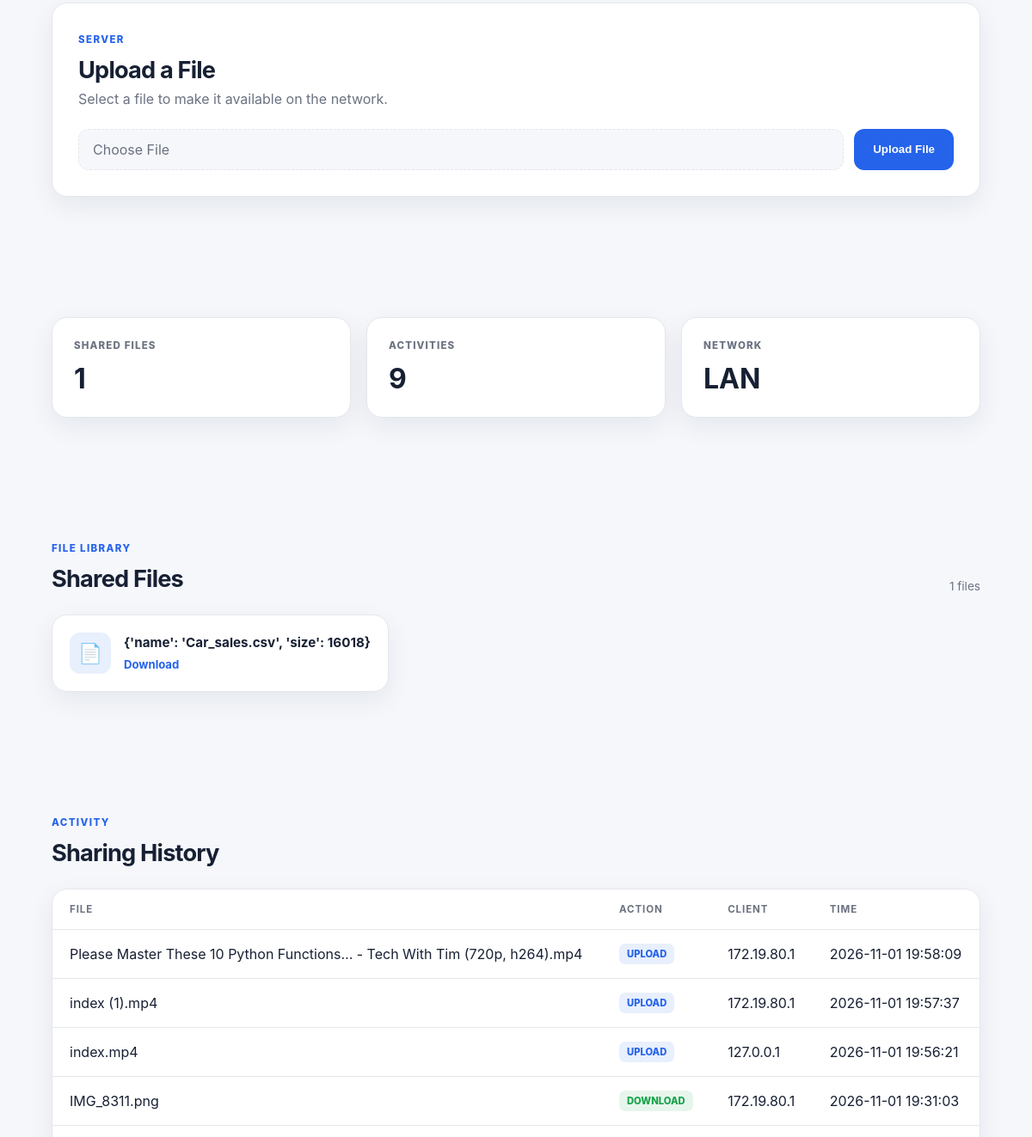
Before: / (middle part) with the older database file.
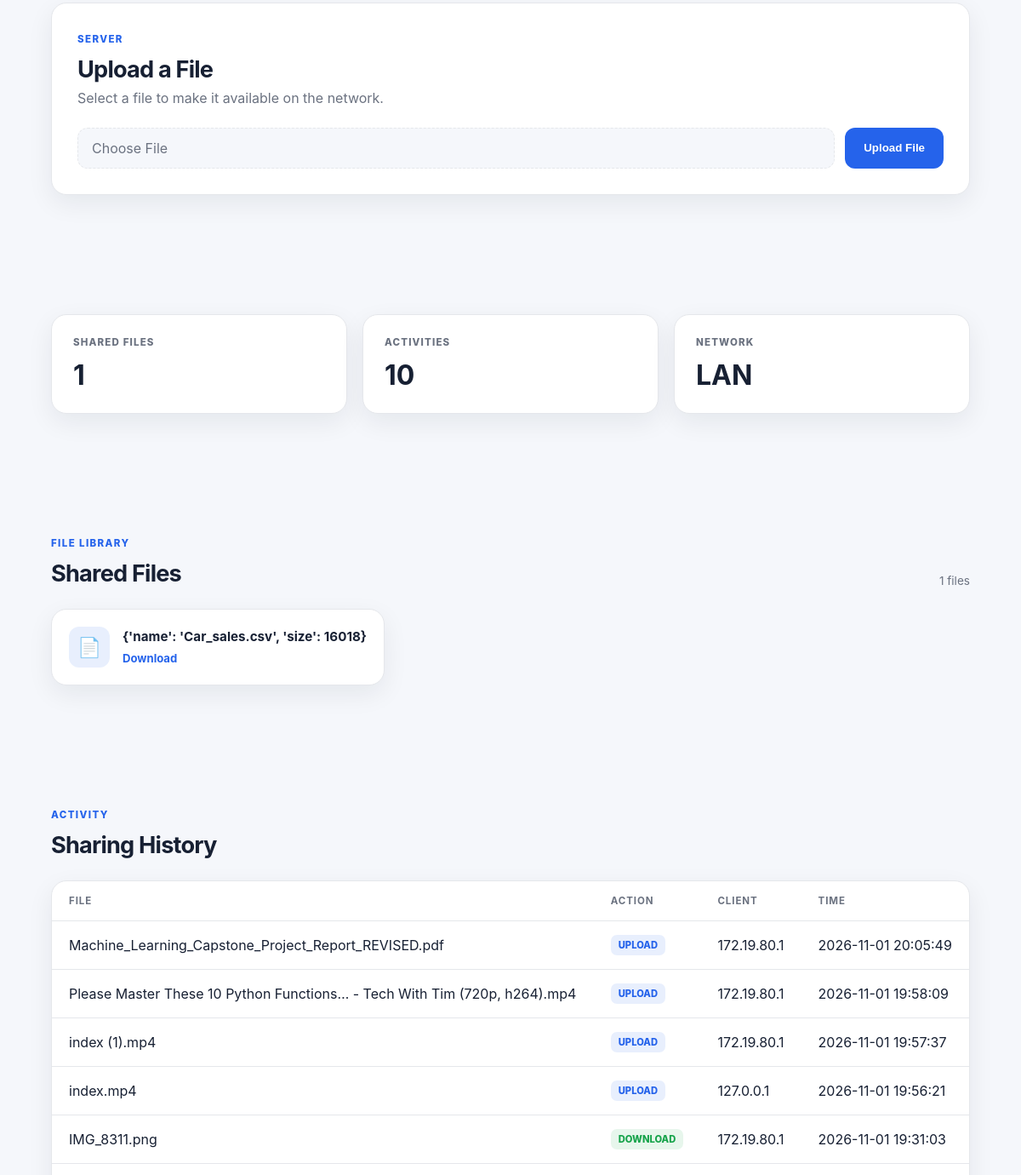
After: the same page with the newer database file.
### tables this page shows
CREATE TABLE history (
            id INTEGER PRIMARY KEY AUTOINCREMENT,
            filename TEXT NOT NULL,
            action TEXT NOT NULL,
            client_ip TEXT NOT NULL,
            timestamp TEXT NOT NULL
        );

### app.py (the view, shortened to what this page needs)
@app.route("/")
def index():
    files = []
    for file_path in SHARED_DIR.iterdir():
        if file_path.is_file():
            files.append({
                "name": file_path.name,
                "size": file_path.stat().st_size,
            })
    client_ip = get_client_ip()
    connection = get_db()
    if is_server():
        history = connection.execute(
            """
            SELECT *
            FROM history
            ORDER BY id DESC
            LIMIT 100
            """
        ).fetchall()
    connection.close()
    return render_template(
        "index.html",
        files=files,
        history=history,
        is_server=is_server(),
    )

### app.py (called while the page is built)
def get_db():
    connection = sqlite3.connect(DATABASE_PATH)
    connection.row_factory = sqlite3.Row
    return connection

def get_client_ip():
    return request.remote_addr or "unknown"

def is_server():
    return get_client_ip() in SERVER_IPS

### templates/index.html (shortened to what the changed rows need)
<!DOCTYPE html>
<html lang="en">
<head>
    <link
        rel="stylesheet"
        href="{{ url_for('static', filename='css/style.css') }}"
    >
</head>
<body>
    <main>
        {% if is_server %}
        <section class="section">
            <div class="upload-card">
                <div class="upload-header">
                    <div>
                        <h2>
                            Upload a File
                        </h2>
                    </div>
                </div>
            </div>
        </section>
        {% endif %}
        <section class="section">
            <div class="stats">
                <div class="stat-card">
                    <span class="stat-label">
                        ACTIVITIES
                    </span>
                    <strong>
                        {{ history|length }}
                    </strong>
                </div>
            </div>
        </section>
        <section
            id="shared-files"
            class="section"
        >
            <div class="section-heading">
                <div>
                    <h2>
                        Shared Files
                    </h2>
                </div>
            </div>
            {% if files %}
            <div class="files-grid">
                {% for file in files %}
                <div class="file-card">
                    <div class="file-icon">
                        📄
                    </div>
                    <div class="file-info">
                        <h3>
                            {{ file }}
                        </h3>
                        <a
                            href="{{ url_for('download_file', filename=file) }}"
                            class="download-button"
                        >
                            Download
                        </a>
                    </div>
                </div>
                {% endfor %}
            </div>
            {% endif %}
        </section>
        <section
            id="history"
            class="section"
        >
            <div class="section-heading">
                <div>
                    <h2>
                        Sharing History
                    </h2>
                </div>
            </div>
            {% if history %}
            <div class="history-container">
                <div class="history-table-wrapper">
                    <table class="history-table">
                        <thead>
                            <tr>
                                <th>
                                    File
                                </th>
                                <th>
                                    Action
                                </th>
                                <th>
                                    Client
                                </th>
                                <th>
                                    Time
                                </th>
                            </tr>
                        </thead>
                        <tbody>
                            {% for item in history %}
                            <tr>
                                <td>
                                    {{ item["filename"] }}
                                </td>
                                <td>
                                    <span
                                        class="action-badge
                                        {% if item['action'] == 'UPLOAD' %}
                                        upload-badge
                                        {% else %}
                                        download-badge
                                        {% endif %}"
                                    >
                                        {{ item["action"] }}
                                    </span>
                                </td>
                                <td>
                                    {{ item["client_ip"] }}
                                </td>
                                <td>
                                    {{ item["timestamp"] }}
                                </td>
                            </tr>
                            {% endfor %}
                        </tbody>
                    </table>
                </div>
            </div>
            {% endif %}
        </section>
    </main>
</body>
</html>

Changed rows visible on the page:
added history: filename "Machine_Learning_Capstone_Project_Report_REVISED.pdf", action "UPLOAD", client_ip "172.19.80.1", timestamp "2026-11-01 20:05:49"
Other visible differences:
{{ history|length }}: "9" → "10"
